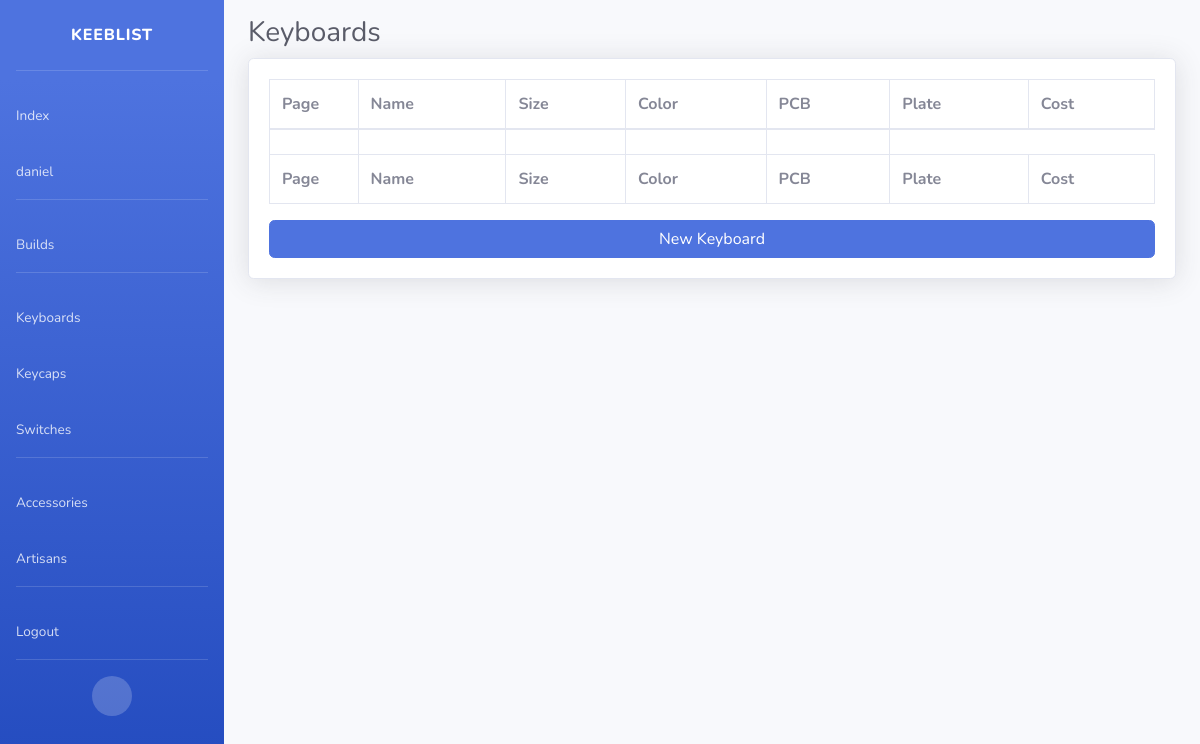
Before: /app/keyboard/ (signed in) with the older database file.
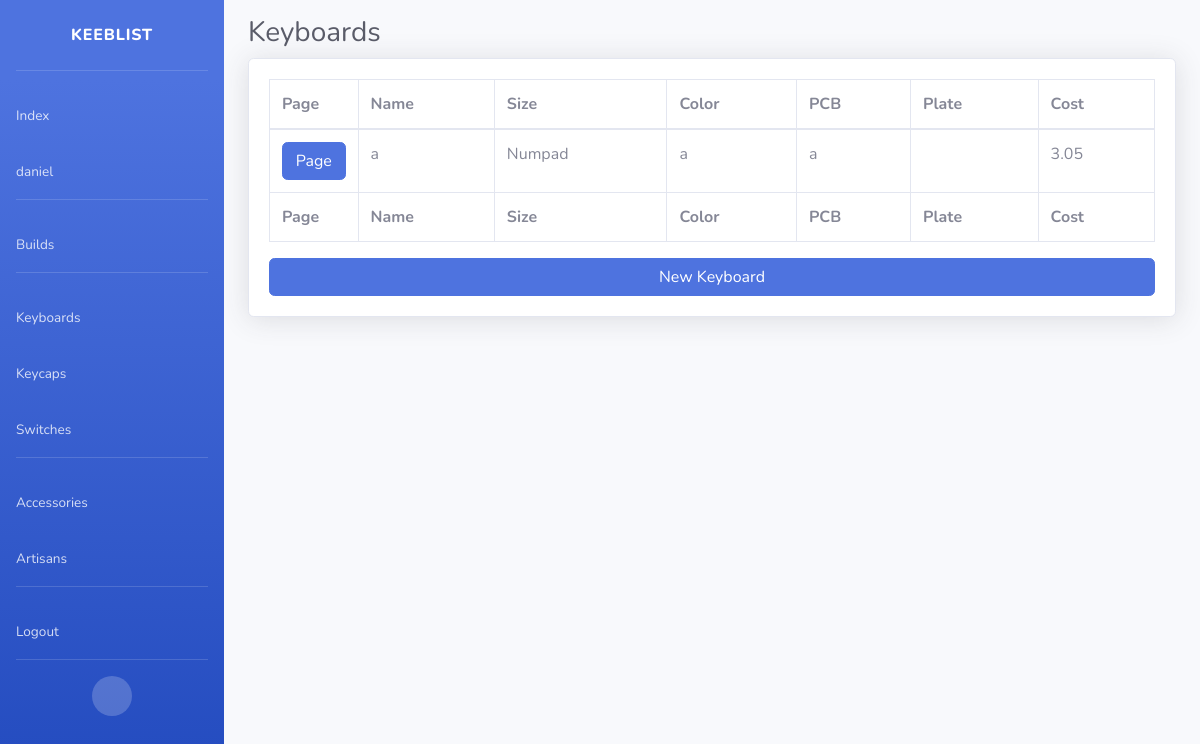
After: the same page with the newer database file.
### app/models.py (models this page shows, shortened)
class User(AbstractUser):
    email = models.EmailField("email", blank=False)

class CommonModel(BaseCommonModel):
    status_choices=[
        ("Pre-GB", "Pre-GB"),
        ("Ordered GB", "Ordered GB"),
        ("Ordered In-Stock", "Ordered In-Stock"),
        ("Shipping", "Shipping"),
        ("Present", "Present"),
        ("Sold", "Sold"),
    ]
    status=models.CharField(max_length=255, choices=status_choices)
    cost=models.FloatField()
    aftermarket_seller=models.CharField(max_length=255, blank=True)
    manufacturer=models.CharField(max_length=255, blank=True)
    sell_price=models.FloatField(null=True, blank=True)
    class Meta:
        abstract = True

class Keyboard(CommonModel):
    size_choices = [
        ("Numpad", "Numpad"),
        ("40%", "40%"),
        ("60%", "60%"),
        ("65%", "65%"),
        ("75%", "75%"),
        ("TKL", "TKL"),
        ("1800", "1800"),
        ("Full", "Full"),
        ("Other", "Other"),
    ]
    size=models.CharField(max_length=255, choices=size_choices)
    color=models.CharField(max_length=255)
    pcb=models.CharField(max_length=255)
    plate=models.CharField(max_length=255, blank=True)
    layout=models.CharField(max_length=255, blank=True)
    stabilizers=models.CharField(max_length=255, blank=True)
    stabilizer_cost=models.FloatField(null=True, blank=True)
    foam=models.CharField(max_length=255, blank=True)
    accessories=models.CharField(max_length=255, blank=True)
    material=models.CharField(max_length=255, blank=True)
    front_height=models.FloatField(null=True, blank=True)
    typing_angle=models.FloatField(null=True, blank=True)
    mount=models.CharField(max_length=255, blank=True)
    weight=models.CharField(max_length=255, blank=True)
    carrying_case=models.CharField(max_length=255, blank=True)
    extra_pcbs=models.CharField(max_length=255, blank=True)
    extra_plates=models.CharField(max_length=255, blank=True)
    extra_accessories=models.CharField(max_length=255, blank=True)
    def get_absolute_url(self):
        return super().get_absolute_url("keyboard")
    @property
    def full_cost(self):
        return self.cost + self.stabilizer_cost

### app/views.py (the view)
# urls.py: path('keyboard/', KeyboardListView.as_view(), name='keyboard'),
class KeyboardListView(CommonListView):
    model = Keyboard
    template_name = 'models/keyboard_list.html'
    context_object_name = 'keyboard_list'
    def get_queryset(self):
        return super().get_queryset(Keyboard, self.request.user)

### app/models.py (called while the page is built)
    def get_absolute_url(self, model):
        return reverse(f'{model}-detail', kwargs={"slug": self.slug})

### app/views.py (called while the page is built)
    def get_queryset(self, model, user):
        return model.objects.filter(user=user).filter(~Q(status="Sold"))

### templates/app/keyboard_list.html (shortened to what this page needs)
{% extends 'base.html' %}
{% load static %}
{% block container_fluid %}
<div class="container-fluid">
    <h1 class="h3 mb-2 text-gray-800">Keyboards</h1>
    <div class="card shadow mb-4">
        <div class="card-body">
            <div class="table-responsive">
                <table class="table table-bordered" width="100%" cellspacing="0">
                    <col style="width:10%">
                    <thead>
                        <tr>
                            <th>Page</th>
                            <th>Name</th>
                            <th>Size</th>
                            <th>Color</th>
                            <th>PCB</th>
                            <th>Plate</th>
                            <th>Cost</th>
                        </tr>
                    </thead>
                    <tfoot>
                        <tr>
                            <th>Page</th>
                            <th>Name</th>
                            <th>Size</th>
                            <th>Color</th>
                            <th>PCB</th>
                            <th>Plate</th>
                            <th>Cost</th>
                        </tr>
                    </tfoot>
                    <tbody>
                        {% for keyboard in object_list %}
                        <tr>
                            <td><a href="{{ keyboard.get_absolute_url }}" class="btn btn-primary btn-user btn-block">Page</a></td>
                            <td>{{ keyboard.name }}</td>
                            <td>{{ keyboard.size }}</td>
                            <td>{{ keyboard.color }}</td>
                            <td>{{ keyboard.pcb }}</td>
                            <td>{{ keyboard.plate }}</td>
                            <td>{{ keyboard.full_cost|floatformat:2 }}</td>
                        </tr>
                        {% empty %}
                        <tr>
                            <td></td>
                            <td></td>
                            <td></td>
                            <td></td>
                            <td></td>
                        </tr>
                        {% endfor %}
                    </tbody>
                </table>
            </div>
            <a href="{% url 'keyboard-create' %}" class="btn btn-primary btn-user btn-block">New Keyboard</a>
        </div>
    </div>
</div>
{% endblock %}

### templates/base.html (shortened to what this page needs)
{% load static %}
<!DOCTYPE html>
<html lang="en">
    <head>
        <link href="{% static 'vendor/fontawesome-free/css/all.min.css' %}" rel="stylesheet" type="text/css">
        <link href="{% static 'css/sb-admin-2.min.css' %}" rel="stylesheet">
    </head>
    <body id="page-top">
        <div id="wrapper">
            {% include 'component/sidebar.html' %}
            <div id="content-wrapper" class="d-flex flex-column">
                <div id="content">
                    {% block container_fluid %}
                    {% endblock %}
                </div>
            </div>
        </div>
    </body>
</html>

### templates/component/sidebar.html (shortened to what this page needs)
{% load static %}
<ul class="navbar-nav bg-gradient-primary sidebar sidebar-dark accordion" id="accordionSidebar">
  <a class="sidebar-brand d-flex align-items-center justify-content-center" href="{% url 'index' %}">
    <div class="sidebar-brand-text mx-3">KEEBLIST</div>
  </a>
  <hr class="sidebar-divider">
  <li class="nav-item">
    <a class="nav-link" href="{% url 'index' %}">
      <span>Index</span></a>
  </li>
  {% if request.user.is_authenticated %}
  <li class="nav-item">
    <a class="nav-link" href="{% url 'user' %}">
      <span>{{ request.user.username }}</span></a>
  </li>
  {% endif %}
  <hr class="sidebar-divider">
  <li class="nav-item">
    <a class="nav-link" href="{% url 'build' %}">
      <span>Builds</span></a>
  </li>
  <hr class="sidebar-divider">
  <li class="nav-item">
    <a class="nav-link" href="{% url 'keyboard' %}">
      <span>Keyboards</span></a>
  </li>
  <li class="nav-item">
    <a class="nav-link" href="{% url 'keycap' %}">
      <span>Keycaps</span></a>
  </li>
  <li class="nav-item">
    <a class="nav-link" href="{% url 'switch' %}">
      <span>Switches</span></a>
  </li>
  <hr class="sidebar-divider">
  <li class="nav-item">
    <a class="nav-link" href="{% url 'accessory' %}">
      <span>Accessories</span></a>
  </li>
  <li class="nav-item">
    <a class="nav-link" href="{% url 'artisan' %}">
      <span>Artisans</span></a>
  </li>
  <hr class="sidebar-divider">
  {% if request.user.is_authenticated %}
  <li class="nav-item">
    <a class="nav-link" href="{% url 'logout' %}">
      <span>Logout</span></a>
  </li>
  {% endif %}
  <hr class="sidebar-divider d-none d-md-block">
  <div class="text-center d-none d-md-inline">
    <button class="rounded-circle border-0" id="sidebarToggle"></button>
  </div>
</ul>

Changed rows visible on the page:
added Keyboard: name "a", size "Numpad", color "a", pcb "a", full_cost "3.05"
